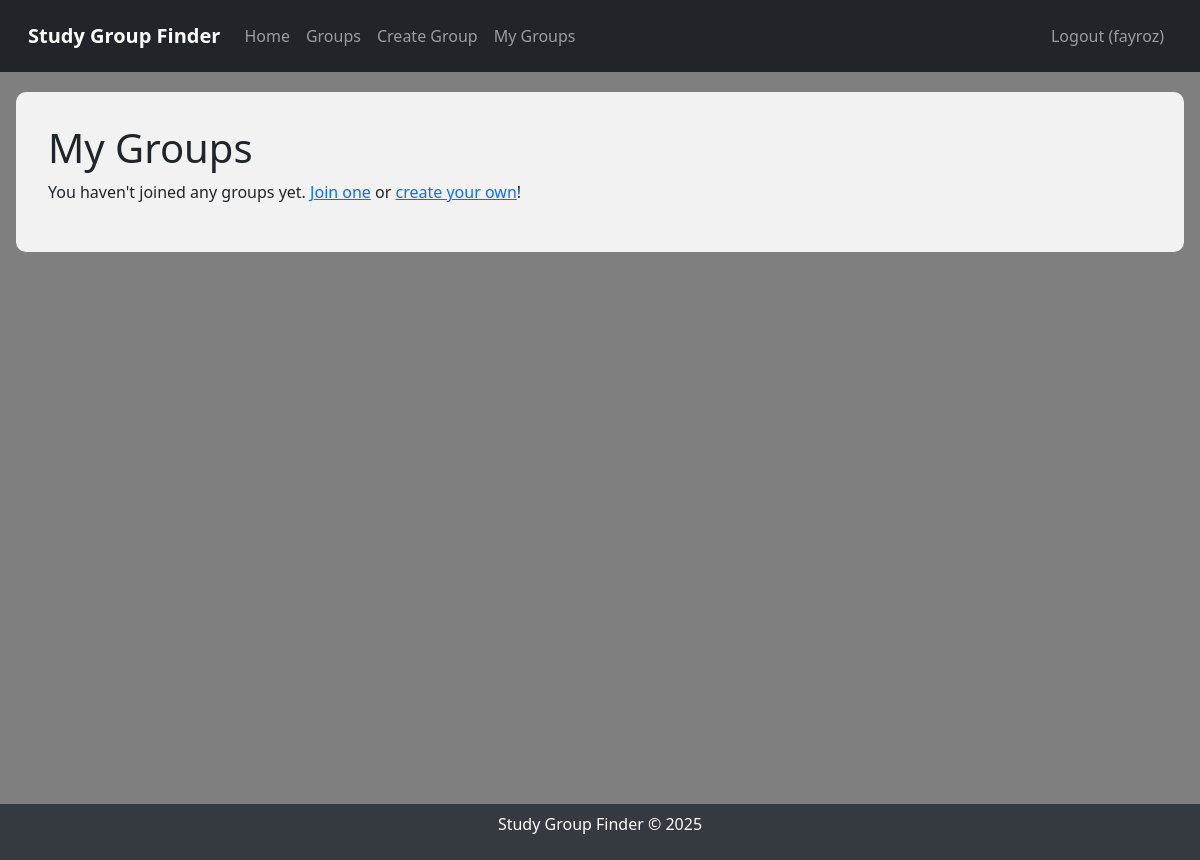
The app's page /my_groups (signed in), older data.
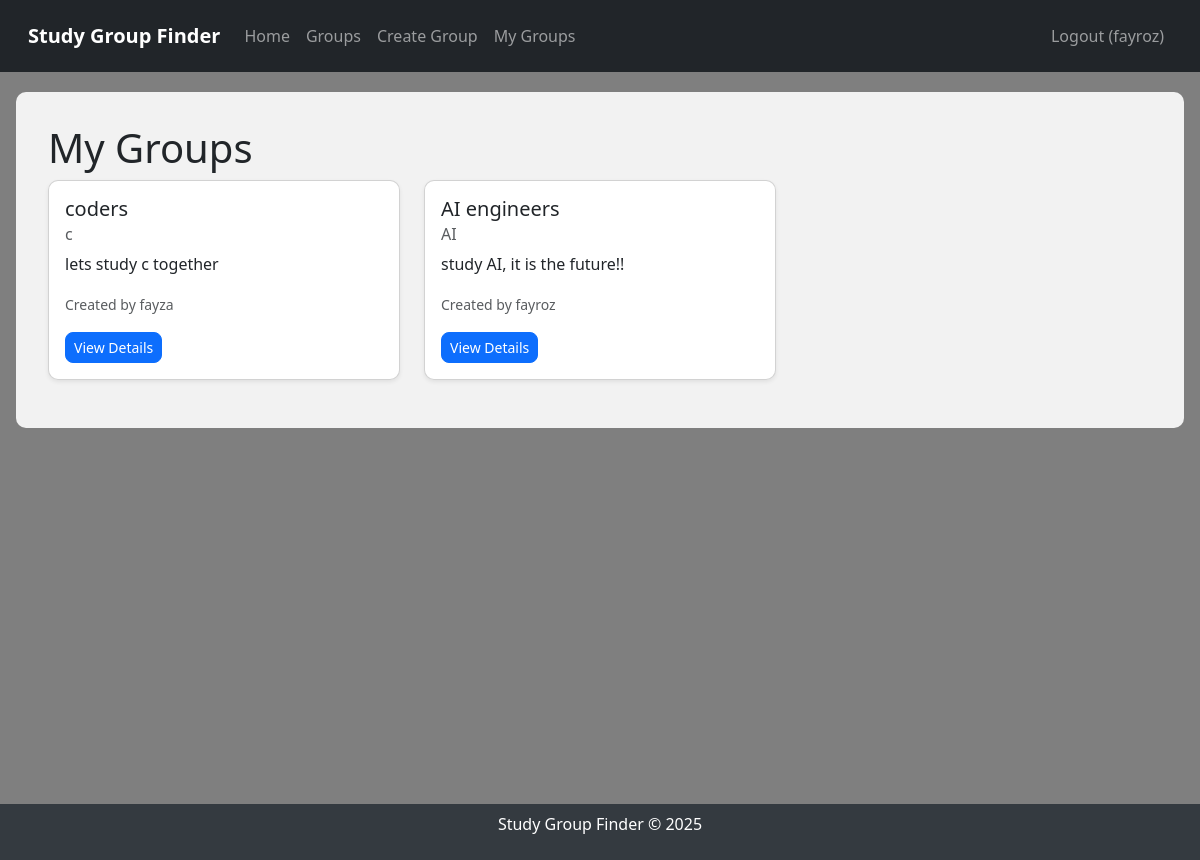
The same page, newer data.
### tables this page shows
CREATE TABLE users
                 (id INTEGER PRIMARY KEY AUTOINCREMENT,
                  username TEXT UNIQUE NOT NULL,
                  password TEXT NOT NULL);

CREATE TABLE groups
                 (id INTEGER PRIMARY KEY AUTOINCREMENT,
                  name TEXT NOT NULL,
                  subject TEXT NOT NULL,
                  description TEXT,
                  creator_id INTEGER,
                  FOREIGN KEY (creator_id) REFERENCES users(id));

### app.py (the view)
@app.route('/my_groups')
def my_groups():
    if 'user_id' not in session:
        flash('Please log in to view your groups.', 'danger')
        return redirect(url_for('login'))
    conn = sqlite3.connect('study_groups.db')
    c = conn.cursor()
    c.execute("SELECT groups.id, groups.name, groups.subject, groups.description, users.username "
              "FROM groups JOIN users ON groups.creator_id = users.id "
              "JOIN group_members ON groups.id = group_members.group_id "
              "WHERE group_members.user_id = ?", (session['user_id'],))
    groups = c.fetchall()
    conn.close()
    return render_template('my_groups.html', groups=groups)

### templates/my_groups.html (shortened to what this page needs)
{% extends "layout.html" %}
{% block content %}
    <div class="page-content">
        <h1>My Groups</h1>
        {% if groups %}
            <div class="row">
                {% for group in groups %}
                    <div class="col-md-4 mb-3">
                        <div class="card group-card shadow-sm">
                            <div class="card-body">
                                <h5 class="card-title">{{ group[1] }}</h5>
                                <h6 class="card-subtitle mb-2 text-muted">{{ group[2] }}</h6>
                                <p class="card-text">{{ group[3] }}</p>
                                <p class="card-text"><small class="text-muted">Created by {{ group[4] }}</small></p>
                                <a href="{{ url_for('group_details', group_id=group[0]) }}" class="btn btn-primary btn-sm">View Details</a>
                            </div>
                        </div>
                    </div>
                {% endfor %}
            </div>
        {% else %}
            <p>You haven't joined any groups yet. <a href="{{ url_for('groups') }}">Join one</a> or <a href="{{ url_for('create_group') }}">create your own</a>!</p>
        {% endif %}
    </div>
{% endblock %}

### templates/layout.html (shortened to what this page needs)
<!DOCTYPE html>
<html lang="en">
<head>
    <link href="https://cdn.jsdelivr.net/npm/bootstrap@5.3.0/dist/css/bootstrap.min.css" rel="stylesheet">
    <link href="/static/styles.css" rel="stylesheet">
</head>
<body>
    <nav class="navbar navbar-expand-lg navbar-dark bg-dark">
        <div class="container-fluid">
            <a class="navbar-brand" href="{{ url_for('index') }}">Study Group Finder</a>
            <div class="collapse navbar-collapse" id="navbarNav">
                <ul class="navbar-nav me-auto">
                    <li class="nav-item">
                        <a class="nav-link" href="{{ url_for('index') }}">Home</a>
                    </li>
                    <li class="nav-item">
                        <a class="nav-link" href="{{ url_for('groups') }}">Groups</a>
                    </li>
                    {% if session.user_id %}
                        <li class="nav-item">
                            <a class="nav-link" href="{{ url_for('create_group') }}">Create Group</a>
                        </li>
                        <li class="nav-item">
                            <a class="nav-link" href="{{ url_for('my_groups') }}">My Groups</a>
                        </li>
                    {% endif %}
                </ul>
                <ul class="navbar-nav ms-auto">
                    {% if session.user_id %}
                        <li class="nav-item">
                            <a class="nav-link" href="{{ url_for('logout') }}">Logout ({{ session.username }})</a>
                        </li>
                    {% endif %}
                </ul>
            </div>
        </div>
    </nav>
    <div class="content-wrapper">
        {% block content %}{% endblock %}
    </div>
    <footer class="footer">
        <div class="container-fluid">
            <p>Study Group Finder © 2025</p>
        </div>
    </footer>
</body>
</html>

Row changes from the older to the newer data that the page shows:
now on this page (row unchanged): users: username "fayroz"
now on this page (row unchanged): groups: name "coders", subject "c", description "lets study c together", username "fayza"
added groups: name "AI engineers", subject "AI", description "study AI, it is the future!!", username "fayroz"
Text that changed along with them:
{{ session.username }}: "fayroz" → (not shown)
text no longer shown: "You haven't joined any groups yet. Join one or create your own !"
